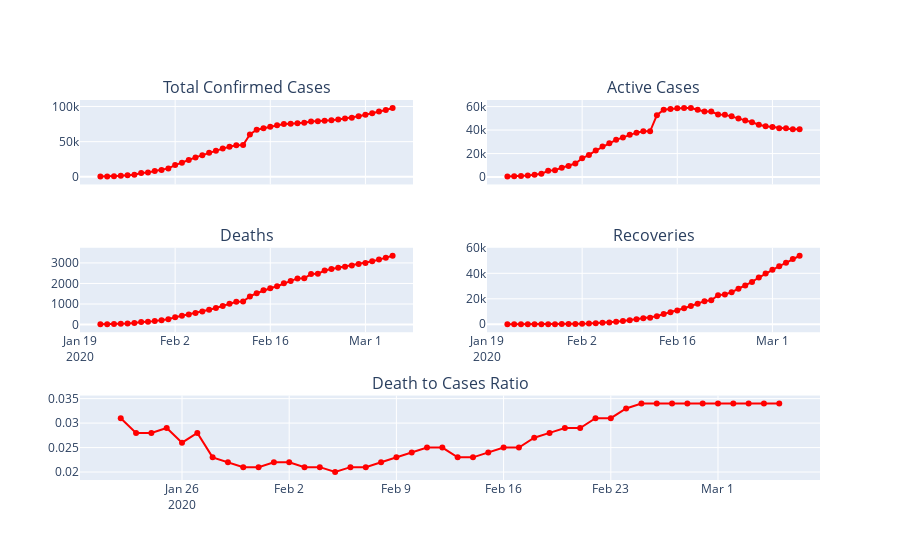

Notebook code for this chart:
### Code cell
chartcol='red'
fig = make_subplots(rows=3, cols=2,shared_xaxes=True,
                    specs=[[{}, {}],[{},{}],
                       [{"colspan": 2}, None]],
                    subplot_titles=('Total Confirmed Cases','Active Cases','Deaths','Recoveries','Death to Cases Ratio'))
fig.add_trace(go.Scatter(x=GlobalTotals.index,y=GlobalTotals['Total Confirmed Cases'],
                         mode='lines+markers',
                         name='Confirmed Cases',
                         line=dict(color=chartcol,width=2)),
                         row=1,col=1)
fig.add_trace(go.Scatter(x=GlobalTotals.index,y=GlobalTotals['Active Cases'],
                         mode='lines+markers',
                         name='Active Cases',
                         line=dict(color=chartcol,width=2)),
                         row=1,col=2)
fig.add_trace(go.Scatter(x=GlobalTotals.index,y=GlobalTotals['Total Deaths'],
                         mode='lines+markers',
                         name='Deaths',
                         line=dict(color=chartcol,width=2)),
                         row=2,col=1)
fig.add_trace(go.Scatter(x=GlobalTotals.index,y=GlobalTotals['Total Recoveries'],
                         mode='lines+markers',
                         name='Recoveries',
                         line=dict(color=chartcol,width=2)),
                         row=2,col=2)
fig.add_trace(go.Scatter(x=GlobalTotals.index,y=GlobalTotals['Death to Cases Ratio'],
                         mode='lines+markers',
                         line=dict(color=chartcol,width=2)),
                         row=3,col=1)
fig.update_layout(showlegend=False)
